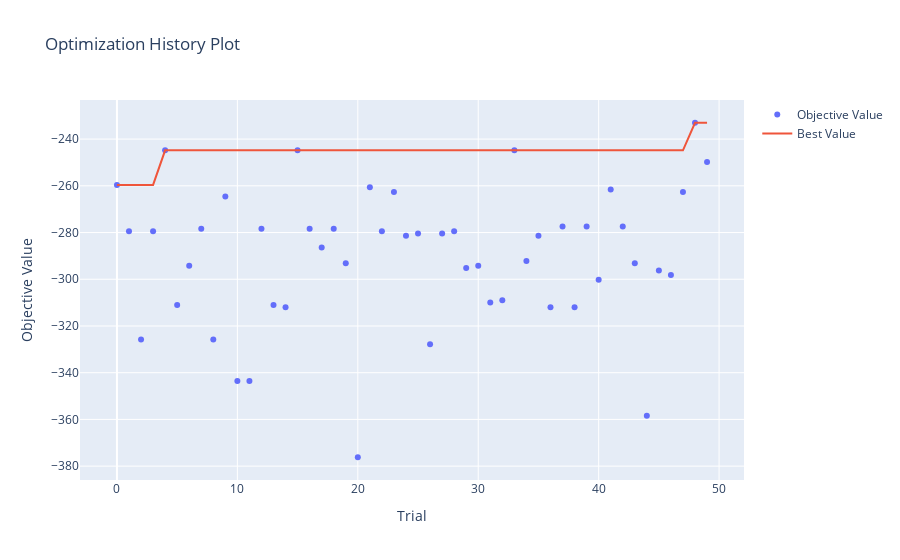
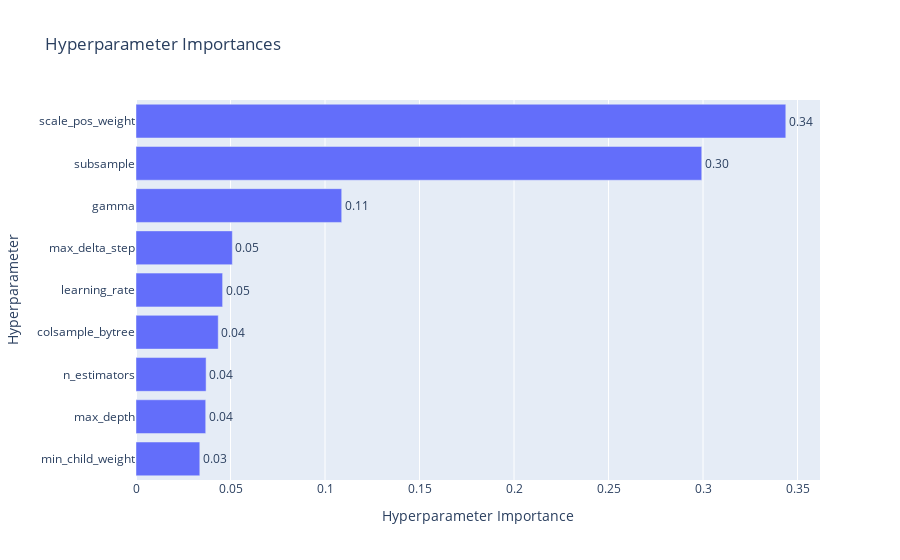
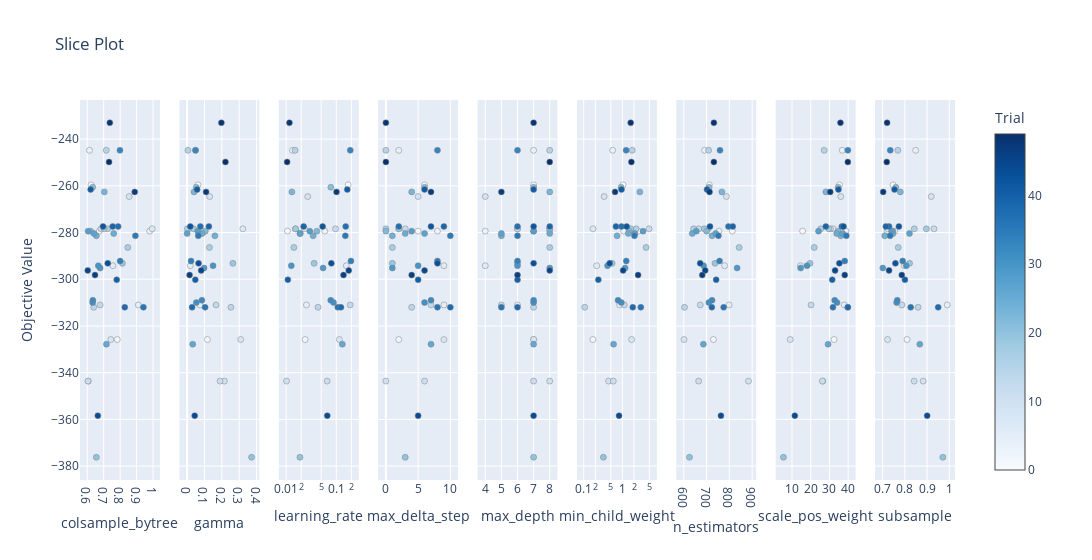

Notebook code for these charts, in order:
### Markdown cell above
# Hyperparameter Tuning Validation Curves

### Code cell
optuna.visualization.plot_optimization_history(study).show()
optuna.visualization.plot_param_importances(study).show()
optuna.visualization.plot_slice(study).show()

### Figure 1 — Plotly figure (JSON) as saved in the notebook; plotly's stock layout.template omitted (floating-point values rounded to 4 significant figures)
{"data": [{"mode": "markers", "name": "Objective Value", "type": "scatter", "x": [0, 1, 2, 3, 4, 5, 6, 7, 8, 9, 10, 11, 12, 13, 14, 15, 16, 17, 18, 19, 20, 21, 22, 23, 24, 25, 26, 27, 28, 29, 30, 31, 32, 33, 34, 35, 36, 37, 38, 39, 40, 41, 42, 43, 44, 45, 46, 47, 48, 49], "y": [-259.6, -279.4, -325.8, -279.4, -244.8, -311.0, -294.2, -278.4, -325.8, -264.6, -343.6, -343.6, -278.4, -311, -312.0, -244.8, -278.4, -286.4, -278.4, -293.2, -376.2, -260.6, -279.4, -262.6, -281.4, -280.4, -327.8, -280.4, -279.4, -295.2, -294.2, -310.0, -309.0, -244.8, -292.2, -281.4, -312.0, -277.4, -312.0, -277.4, -300.2, -261.6, -277.4, -293.2, -358.4, -296.2, -298.2, -262.6, -233.0, -249.8]}, {"mode": "lines", "name": "Best Value", "type": "scatter", "x": [0, 1, 2, 3, 4, 5, 6, 7, 8, 9, 10, 11, 12, 13, 14, 15, 16, 17, 18, 19, 20, 21, 22, 23, 24, 25, 26, 27, 28, 29, 30, 31, 32, 33, 34, 35, 36, 37, 38, 39, 40, 41, 42, 43, 44, 45, 46, 47, 48, 49], "y": [-259.6, -259.6, -259.6, -259.6, -244.8, -244.8, -244.8, -244.8, -244.8, -244.8, -244.8, -244.8, -244.8, -244.8, -244.8, -244.8, -244.8, -244.8, -244.8, -244.8, -244.8, -244.8, -244.8, -244.8, -244.8, -244.8, -244.8, -244.8, -244.8, -244.8, -244.8, -244.8, -244.8, -244.8, -244.8, -244.8, -244.8, -244.8, -244.8, -244.8, -244.8, -244.8, -244.8, -244.8, -244.8, -244.8, -244.8, -244.8, -233.0, -233.0]}, {"marker": {"color": "#cccccc"}, "mode": "markers", "name": "Infeasible Trial", "showlegend": false, "type": "scatter", "x": [], "y": []}], "layout": {"title": {"text": "Optimization History Plot"}, "xaxis": {"title": {"text": "Trial"}}, "yaxis": {"title": {"text": "Objective Value"}}}}

### Figure 2 — Plotly figure (JSON) as saved in the notebook; plotly's stock layout.template omitted (floating-point values rounded to 4 significant figures)
{"data": [{"cliponaxis": false, "hovertemplate": ["min_child_weight (FloatDistribution): 0.033754369632064386<extra></extra>", "max_depth (IntDistribution): 0.036889244537910766<extra></extra>", "n_estimators (IntDistribution): 0.03708706377809032<extra></extra>", "colsample_bytree (FloatDistribution): 0.043513986734008206<extra></extra>", "learning_rate (FloatDistribution): 0.04582792334942015<extra></extra>", "max_delta_step (IntDistribution): 0.050976938309364055<extra></extra>", "gamma (FloatDistribution): 0.10883487143441703<extra></extra>", "subsample (FloatDistribution): 0.2993208934917017<extra></extra>", "scale_pos_weight (FloatDistribution): 0.34379470873302337<extra></extra>"], "name": "Objective Value", "orientation": "h", "text": ["0.03", "0.04", "0.04", "0.04", "0.05", "0.05", "0.11", "0.30", "0.34"], "textposition": "outside", "type": "bar", "x": [0.03375, 0.03689, 0.03709, 0.04351, 0.04583, 0.05098, 0.1088, 0.2993, 0.3438], "y": ["min_child_weight", "max_depth", "n_estimators", "colsample_bytree", "learning_rate", "max_delta_step", "gamma", "subsample", "scale_pos_weight"]}], "layout": {"title": {"text": "Hyperparameter Importances"}, "xaxis": {"title": {"text": "Hyperparameter Importance"}}, "yaxis": {"title": {"text": "Hyperparameter"}}}}

### Figure 3 — Plotly figure (JSON) as saved in the notebook; plotly's stock layout.template omitted (floating-point values rounded to 4 significant figures)
{"data": [{"marker": {"color": [0, 1, 2, 3, 4, 5, 6, 7, 8, 9, 10, 11, 12, 13, 14, 15, 16, 17, 18, 19, 20, 21, 22, 23, 24, 25, 26, 27, 28, 29, 30, 31, 32, 33, 34, 35, 36, 37, 38, 39, 40, 41, 42, 43, 44, 45, 46, 47, 48, 49], "colorbar": {"title": {"text": "Trial"}, "x": 1, "xpad": 40}, "colorscale": [[0, "rgb(247,251,255)"], [0.125, "rgb(222,235,247)"], [0.25, "rgb(198,219,239)"], [0.375, "rgb(158,202,225)"], [0.5, "rgb(107,174,214)"], [0.625, "rgb(66,146,198)"], [0.75, "rgb(33,113,181)"], [0.875, "rgb(8,81,156)"], [1, "rgb(8,48,107)"]], "line": {"color": "Grey", "width": 0.5}, "showscale": true}, "mode": "markers", "name": "Feasible Trial", "showlegend": false, "type": "scatter", "x": [0.6232, 0.6734, 0.7824, 0.9796, 0.6138, 0.9101, 0.7555, 0.9948, 0.7434, 0.855, 0.6061, 0.6047, 0.6833, 0.6784, 0.6394, 0.7156, 0.7239, 0.8468, 0.7032, 0.8137, 0.6554, 0.6331, 0.6208, 0.7038, 0.6554, 0.761, 0.7167, 0.6413, 0.6055, 0.6785, 0.6673, 0.6328, 0.6341, 0.7988, 0.7999, 0.8928, 0.9415, 0.7877, 0.8281, 0.7546, 0.7791, 0.6206, 0.696, 0.7246, 0.6643, 0.6031, 0.6473, 0.8887, 0.7373, 0.7324], "xaxis": "x", "y": [-259.6, -279.4, -325.8, -279.4, -244.8, -311.0, -294.2, -278.4, -325.8, -264.6, -343.6, -343.6, -278.4, -311, -312.0, -244.8, -278.4, -286.4, -278.4, -293.2, -376.2, -260.6, -279.4, -262.6, -281.4, -280.4, -327.8, -280.4, -279.4, -295.2, -294.2, -310.0, -309.0, -244.8, -292.2, -281.4, -312.0, -277.4, -312.0, -277.4, -300.2, -261.6, -277.4, -293.2, -358.4, -296.2, -298.2, -262.6, -233.0, -249.8], "yaxis": "y"}, {"marker": {"color": [0, 1, 2, 3, 4, 5, 6, 7, 8, 9, 10, 11, 12, 13, 14, 15, 16, 17, 18, 19, 20, 21, 22, 23, 24, 25, 26, 27, 28, 29, 30, 31, 32, 33, 34, 35, 36, 37, 38, 39, 40, 41, 42, 43, 44, 45, 46, 47, 48, 49], "colorbar": {"title": {"text": "Trial"}, "x": 1, "xpad": 40}, "colorscale": [[0, "rgb(247,251,255)"], [0.125, "rgb(222,235,247)"], [0.25, "rgb(198,219,239)"], [0.375, "rgb(158,202,225)"], [0.5, "rgb(107,174,214)"], [0.625, "rgb(66,146,198)"], [0.75, "rgb(33,113,181)"], [0.875, "rgb(8,81,156)"], [1, "rgb(8,48,107)"]], "line": {"color": "Grey", "width": 0.5}, "showscale": false}, "mode": "markers", "name": "Feasible Trial", "showlegend": false, "type": "scatter", "x": [0.06241, 0.08494, 0.1169, 0.06821, 0.04882, 0.07394, 0.01809, 0.3209, 0.3085, 0.1301, 0.2145, 0.1899, 0.01095, 0.1668, 0.2524, 0.004881, 0.001178, 0.1288, 0.03715, 0.2636, 0.3712, 0.05265, 0.1049, 0.03977, 0.16, 0.0869, 0.03238, 0.0001353, 0.06136, 0.09781, 0.1493, 0.05309, 0.08495, 0.04825, 0.02268, 0.06438, 0.1037, 0.07639, 0.02871, 0.1254, 0.04728, 0.05762, 0.01829, 0.06591, 0.04373, 0.08092, 0.01432, 0.1093, 0.1974, 0.2209], "xaxis": "x2", "y": [-259.6, -279.4, -325.8, -279.4, -244.8, -311.0, -294.2, -278.4, -325.8, -264.6, -343.6, -343.6, -278.4, -311, -312.0, -244.8, -278.4, -286.4, -278.4, -293.2, -376.2, -260.6, -279.4, -262.6, -281.4, -280.4, -327.8, -280.4, -279.4, -295.2, -294.2, -310.0, -309.0, -244.8, -292.2, -281.4, -312.0, -277.4, -312.0, -277.4, -300.2, -261.6, -277.4, -293.2, -358.4, -296.2, -298.2, -262.6, -233.0, -249.8], "yaxis": "y2"}, {"marker": {"color": [0, 1, 2, 3, 4, 5, 6, 7, 8, 9, 10, 11, 12, 13, 14, 15, 16, 17, 18, 19, 20, 21, 22, 23, 24, 25, 26, 27, 28, 29, 30, 31, 32, 33, 34, 35, 36, 37, 38, 39, 40, 41, 42, 43, 44, 45, 46, 47, 48, 49], "colorbar": {"title": {"text": "Trial"}, "x": 1, "xpad": 40}, "colorscale": [[0, "rgb(247,251,255)"], [0.125, "rgb(222,235,247)"], [0.25, "rgb(198,219,239)"], [0.375, "rgb(158,202,225)"], [0.5, "rgb(107,174,214)"], [0.625, "rgb(66,146,198)"], [0.75, "rgb(33,113,181)"], [0.875, "rgb(8,81,156)"], [1, "rgb(8,48,107)"]], "line": {"color": "Grey", "width": 0.5}, "showscale": false}, "mode": "markers", "name": "Feasible Trial", "showlegend": false, "type": "scatter", "x": [0.1725, 0.01064, 0.02393, 0.05899, 0.0134, 0.02544, 0.1583, 0.0232, 0.1151, 0.02695, 0.01018, 0.06576, 0.09647, 0.1894, 0.04322, 0.01512, 0.01538, 0.01428, 0.01541, 0.03616, 0.01886, 0.07775, 0.04095, 0.01303, 0.03456, 0.01884, 0.1318, 0.01918, 0.02968, 0.05455, 0.01269, 0.08813, 0.07743, 0.19, 0.196, 0.1514, 0.1071, 0.154, 0.1239, 0.02236, 0.01081, 0.1656, 0.0534, 0.07969, 0.06612, 0.1773, 0.1394, 0.101, 0.01165, 0.01046], "xaxis": "x3", "y": [-259.6, -279.4, -325.8, -279.4, -244.8, -311.0, -294.2, -278.4, -325.8, -264.6, -343.6, -343.6, -278.4, -311, -312.0, -244.8, -278.4, -286.4, -278.4, -293.2, -376.2, -260.6, -279.4, -262.6, -281.4, -280.4, -327.8, -280.4, -279.4, -295.2, -294.2, -310.0, -309.0, -244.8, -292.2, -281.4, -312.0, -277.4, -312.0, -277.4, -300.2, -261.6, -277.4, -293.2, -358.4, -296.2, -298.2, -262.6, -233.0, -249.8], "yaxis": "y3"}, {"marker": {"color": [0, 1, 2, 3, 4, 5, 6, 7, 8, 9, 10, 11, 12, 13, 14, 15, 16, 17, 18, 19, 20, 21, 22, 23, 24, 25, 26, 27, 28, 29, 30, 31, 32, 33, 34, 35, 36, 37, 38, 39, 40, 41, 42, 43, 44, 45, 46, 47, 48, 49], "colorbar": {"title": {"text": "Trial"}, "x": 1, "xpad": 40}, "colorscale": [[0, "rgb(247,251,255)"], [0.125, "rgb(222,235,247)"], [0.25, "rgb(198,219,239)"], [0.375, "rgb(158,202,225)"], [0.5, "rgb(107,174,214)"], [0.625, "rgb(66,146,198)"], [0.75, "rgb(33,113,181)"], [0.875, "rgb(8,81,156)"], [1, "rgb(8,48,107)"]], "line": {"color": "Grey", "width": 0.5}, "showscale": false}, "mode": "markers", "name": "Feasible Trial", "showlegend": false, "type": "scatter", "x": [6, 5, 2, 8, 2, 9, 9, 2, 9, 5, 0, 6, 3, 7, 4, 0, 0, 1, 2, 1, 3, 6, 0, 4, 1, 3, 7, 6, 4, 1, 5, 6, 7, 8, 8, 10, 8, 2, 10, 9, 5, 6, 7, 8, 5, 6, 4, 7, 0, 0], "xaxis": "x4", "y": [-259.6, -279.4, -325.8, -279.4, -244.8, -311.0, -294.2, -278.4, -325.8, -264.6, -343.6, -343.6, -278.4, -311, -312.0, -244.8, -278.4, -286.4, -278.4, -293.2, -376.2, -260.6, -279.4, -262.6, -281.4, -280.4, -327.8, -280.4, -279.4, -295.2, -294.2, -310.0, -309.0, -244.8, -292.2, -281.4, -312.0, -277.4, -312.0, -277.4, -300.2, -261.6, -277.4, -293.2, -358.4, -296.2, -298.2, -262.6, -233.0, -249.8], "yaxis": "y4"}, {"marker": {"color": [0, 1, 2, 3, 4, 5, 6, 7, 8, 9, 10, 11, 12, 13, 14, 15, 16, 17, 18, 19, 20, 21, 22, 23, 24, 25, 26, 27, 28, 29, 30, 31, 32, 33, 34, 35, 36, 37, 38, 39, 40, 41, 42, 43, 44, 45, 46, 47, 48, 49], "colorbar": {"title": {"text": "Trial"}, "x": 1, "xpad": 40}, "colorscale": [[0, "rgb(247,251,255)"], [0.125, "rgb(222,235,247)"], [0.25, "rgb(198,219,239)"], [0.375, "rgb(158,202,225)"], [0.5, "rgb(107,174,214)"], [0.625, "rgb(66,146,198)"], [0.75, "rgb(33,113,181)"], [0.875, "rgb(8,81,156)"], [1, "rgb(8,48,107)"]], "line": {"color": "Grey", "width": 0.5}, "showscale": false}, "mode": "markers", "name": "Feasible Trial", "showlegend": false, "type": "scatter", "x": [7, 8, 7, 4, 7, 6, 4, 6, 7, 4, 8, 7, 6, 5, 7, 8, 8, 8, 8, 6, 7, 7, 7, 8, 5, 8, 7, 5, 7, 8, 6, 7, 7, 6, 6, 6, 5, 6, 6, 8, 6, 7, 7, 7, 7, 8, 6, 5, 7, 8], "xaxis": "x5", "y": [-259.6, -279.4, -325.8, -279.4, -244.8, -311.0, -294.2, -278.4, -325.8, -264.6, -343.6, -343.6, -278.4, -311, -312.0, -244.8, -278.4, -286.4, -278.4, -293.2, -376.2, -260.6, -279.4, -262.6, -281.4, -280.4, -327.8, -280.4, -279.4, -295.2, -294.2, -310.0, -309.0, -244.8, -292.2, -281.4, -312.0, -277.4, -312.0, -277.4, -300.2, -261.6, -277.4, -293.2, -358.4, -296.2, -298.2, -262.6, -233.0, -249.8], "yaxis": "y5"}, {"marker": {"color": [0, 1, 2, 3, 4, 5, 6, 7, 8, 9, 10, 11, 12, 13, 14, 15, 16, 17, 18, 19, 20, 21, 22, 23, 24, 25, 26, 27, 28, 29, 30, 31, 32, 33, 34, 35, 36, 37, 38, 39, 40, 41, 42, 43, 44, 45, 46, 47, 48, 49], "colorbar": {"title": {"text": "Trial"}, "x": 1, "xpad": 40}, "colorscale": [[0, "rgb(247,251,255)"], [0.125, "rgb(222,235,247)"], [0.25, "rgb(198,219,239)"], [0.375, "rgb(158,202,225)"], [0.5, "rgb(107,174,214)"], [0.625, "rgb(66,146,198)"], [0.75, "rgb(33,113,181)"], [0.875, "rgb(8,81,156)"], [1, "rgb(8,48,107)"]], "line": {"color": "Grey", "width": 0.5}, "showscale": false}, "mode": "markers", "name": "Feasible Trial", "showlegend": false, "type": "scatter", "x": [1.04, 2.596, 0.1726, 1.077, 0.5595, 0.8489, 0.2153, 0.1736, 1.732, 0.3376, 0.4387, 0.5827, 4.916, 1.123, 0.1056, 1.8, 2.278, 4.101, 1.644, 0.5416, 0.3227, 0.9248, 1.499, 2.833, 0.728, 1.425, 0.5922, 2.105, 3.427, 1.178, 0.4143, 0.9391, 0.773, 1.248, 1.259, 2.049, 2.993, 0.9477, 1.856, 0.6813, 0.2384, 0.95, 1.291, 0.4688, 0.8193, 1.044, 2.55, 0.6467, 1.641, 1.712], "xaxis": "x6", "y": [-259.6, -279.4, -325.8, -279.4, -244.8, -311.0, -294.2, -278.4, -325.8, -264.6, -343.6, -343.6, -278.4, -311, -312.0, -244.8, -278.4, -286.4, -278.4, -293.2, -376.2, -260.6, -279.4, -262.6, -281.4, -280.4, -327.8, -280.4, -279.4, -295.2, -294.2, -310.0, -309.0, -244.8, -292.2, -281.4, -312.0, -277.4, -312.0, -277.4, -300.2, -261.6, -277.4, -293.2, -358.4, -296.2, -298.2, -262.6, -233.0, -249.8], "yaxis": "y6"}, {"marker": {"color": [0, 1, 2, 3, 4, 5, 6, 7, 8, 9, 10, 11, 12, 13, 14, 15, 16, 17, 18, 19, 20, 21, 22, 23, 24, 25, 26, 27, 28, 29, 30, 31, 32, 33, 34, 35, 36, 37, 38, 39, 40, 41, 42, 43, 44, 45, 46, 47, 48, 49], "colorbar": {"title": {"text": "Trial"}, "x": 1, "xpad": 40}, "colorscale": [[0, "rgb(247,251,255)"], [0.125, "rgb(222,235,247)"], [0.25, "rgb(198,219,239)"], [0.375, "rgb(158,202,225)"], [0.5, "rgb(107,174,214)"], [0.625, "rgb(66,146,198)"], [0.75, "rgb(33,113,181)"], [0.875, "rgb(8,81,156)"], [1, "rgb(8,48,107)"]], "line": {"color": "Grey", "width": 0.5}, "showscale": false}, "mode": "markers", "name": "Feasible Trial", "showlegend": false, "type": "scatter", "x": [712, 813, 730, 754, 691, 799, 779, 707, 601, 787, 884, 665, 666, 672, 603, 709, 643, 843, 690, 737, 625, 711, 700, 767, 724, 637, 686, 740, 655, 834, 687, 710, 724, 759, 757, 752, 775, 796, 723, 815, 742, 702, 715, 672, 763, 694, 681, 713, 732, 732], "xaxis": "x7", "y": [-259.6, -279.4, -325.8, -279.4, -244.8, -311.0, -294.2, -278.4, -325.8, -264.6, -343.6, -343.6, -278.4, -311, -312.0, -244.8, -278.4, -286.4, -278.4, -293.2, -376.2, -260.6, -279.4, -262.6, -281.4, -280.4, -327.8, -280.4, -279.4, -295.2, -294.2, -310.0, -309.0, -244.8, -292.2, -281.4, -312.0, -277.4, -312.0, -277.4, -300.2, -261.6, -277.4, -293.2, -358.4, -296.2, -298.2, -262.6, -233.0, -249.8], "yaxis": "y7"}, {"marker": {"color": [0, 1, 2, 3, 4, 5, 6, 7, 8, 9, 10, 11, 12, 13, 14, 15, 16, 17, 18, 19, 20, 21, 22, 23, 24, 25, 26, 27, 28, 29, 30, 31, 32, 33, 34, 35, 36, 37, 38, 39, 40, 41, 42, 43, 44, 45, 46, 47, 48, 49], "colorbar": {"title": {"text": "Trial"}, "x": 1, "xpad": 40}, "colorscale": [[0, "rgb(247,251,255)"], [0.125, "rgb(222,235,247)"], [0.25, "rgb(198,219,239)"], [0.375, "rgb(158,202,225)"], [0.5, "rgb(107,174,214)"], [0.625, "rgb(66,146,198)"], [0.75, "rgb(33,113,181)"], [0.875, "rgb(8,81,156)"], [1, "rgb(8,48,107)"]], "line": {"color": "Grey", "width": 0.5}, "showscale": false}, "mode": "markers", "name": "Feasible Trial", "showlegend": false, "type": "scatter", "x": [35.32, 15.65, 32.48, 38.8, 36.83, 37.88, 14.5, 32.03, 9.055, 36.05, 26.47, 26.25, 30.55, 20.19, 39.75, 27.19, 25.36, 21.85, 29.65, 19.64, 5.407, 34.64, 34.47, 28.09, 36.08, 33.88, 29.27, 37.08, 24.15, 14.61, 18.02, 34.05, 32.81, 39.84, 38.16, 39.0, 31.85, 36.59, 39.83, 28.06, 31.49, 34.8, 37.54, 35.31, 11.48, 33.01, 38.17, 30.42, 35.87, 39.82], "xaxis": "x8", "y": [-259.6, -279.4, -325.8, -279.4, -244.8, -311.0, -294.2, -278.4, -325.8, -264.6, -343.6, -343.6, -278.4, -311, -312.0, -244.8, -278.4, -286.4, -278.4, -293.2, -376.2, -260.6, -279.4, -262.6, -281.4, -280.4, -327.8, -280.4, -279.4, -295.2, -294.2, -310.0, -309.0, -244.8, -292.2, -281.4, -312.0, -277.4, -312.0, -277.4, -300.2, -261.6, -277.4, -293.2, -358.4, -296.2, -298.2, -262.6, -233.0, -249.8], "yaxis": "y8"}, {"marker": {"color": [0, 1, 2, 3, 4, 5, 6, 7, 8, 9, 10, 11, 12, 13, 14, 15, 16, 17, 18, 19, 20, 21, 22, 23, 24, 25, 26, 27, 28, 29, 30, 31, 32, 33, 34, 35, 36, 37, 38, 39, 40, 41, 42, 43, 44, 45, 46, 47, 48, 49], "colorbar": {"title": {"text": "Trial"}, "x": 1, "xpad": 40}, "colorscale": [[0, "rgb(247,251,255)"], [0.125, "rgb(222,235,247)"], [0.25, "rgb(198,219,239)"], [0.375, "rgb(158,202,225)"], [0.5, "rgb(107,174,214)"], [0.625, "rgb(66,146,198)"], [0.75, "rgb(33,113,181)"], [0.875, "rgb(8,81,156)"], [1, "rgb(8,48,107)"]], "line": {"color": "Grey", "width": 0.5}, "showscale": false}, "mode": "markers", "name": "Feasible Trial", "showlegend": false, "type": "scatter", "x": [0.7468, 0.7545, 0.8099, 0.7195, 0.8486, 0.9909, 0.7976, 0.7224, 0.7222, 0.9189, 0.8822, 0.8418, 0.9312, 0.7867, 0.8593, 0.7684, 0.8424, 0.7702, 0.8968, 0.8212, 0.9711, 0.7593, 0.7467, 0.7797, 0.7095, 0.7465, 0.8673, 0.8208, 0.7403, 0.7007, 0.8065, 0.7629, 0.7657, 0.7342, 0.7902, 0.7336, 0.8263, 0.729, 0.95, 0.7143, 0.8003, 0.7533, 0.7733, 0.7574, 0.9005, 0.7288, 0.7862, 0.7023, 0.72, 0.7185], "xaxis": "x9", "y": [-259.6, -279.4, -325.8, -279.4, -244.8, -311.0, -294.2, -278.4, -325.8, -264.6, -343.6, -343.6, -278.4, -311, -312.0, -244.8, -278.4, -286.4, -278.4, -293.2, -376.2, -260.6, -279.4, -262.6, -281.4, -280.4, -327.8, -280.4, -279.4, -295.2, -294.2, -310.0, -309.0, -244.8, -292.2, -281.4, -312.0, -277.4, -312.0, -277.4, -300.2, -261.6, -277.4, -293.2, -358.4, -296.2, -298.2, -262.6, -233.0, -249.8], "yaxis": "y9"}], "layout": {"title": {"text": "Slice Plot"}, "width": 2700, "xaxis": {"anchor": "y", "domain": [0, 0.09136], "title": {"text": "colsample_bytree"}}, "xaxis2": {"anchor": "y2", "domain": [0.1136, 0.2049], "title": {"text": "gamma"}}, "xaxis3": {"anchor": "y3", "domain": [0.2272, 0.3185], "title": {"text": "learning_rate"}, "type": "log"}, "xaxis4": {"anchor": "y4", "domain": [0.3407, 0.4321], "title": {"text": "max_delta_step"}}, "xaxis5": {"anchor": "y5", "domain": [0.4543, 0.5457], "title": {"text": "max_depth"}}, "xaxis6": {"anchor": "y6", "domain": [0.5679, 0.6593], "title": {"text": "min_child_weight"}, "type": "log"}, "xaxis7": {"anchor": "y7", "domain": [0.6815, 0.7728], "title": {"text": "n_estimators"}}, "xaxis8": {"anchor": "y8", "domain": [0.7951, 0.8864], "title": {"text": "scale_pos_weight"}}, "xaxis9": {"anchor": "y9", "domain": [0.9086, 1], "title": {"text": "subsample"}}, "yaxis": {"anchor": "x", "domain": [0, 1], "title": {"text": "Objective Value"}}, "yaxis2": {"anchor": "x2", "domain": [0, 1], "matches": "y", "showticklabels": false}, "yaxis3": {"anchor": "x3", "domain": [0, 1], "matches": "y", "showticklabels": false}, "yaxis4": {"anchor": "x4", "domain": [0, 1], "matches": "y", "showticklabels": false}, "yaxis5": {"anchor": "x5", "domain": [0, 1], "matches": "y", "showticklabels": false}, "yaxis6": {"anchor": "x6", "domain": [0, 1], "matches": "y", "showticklabels": false}, "yaxis7": {"anchor": "x7", "domain": [0, 1], "matches": "y", "showticklabels": false}, "yaxis8": {"anchor": "x8", "domain": [0, 1], "matches": "y", "showticklabels": false}, "yaxis9": {"anchor": "x9", "domain": [0, 1], "matches": "y", "showticklabels": false}}}
